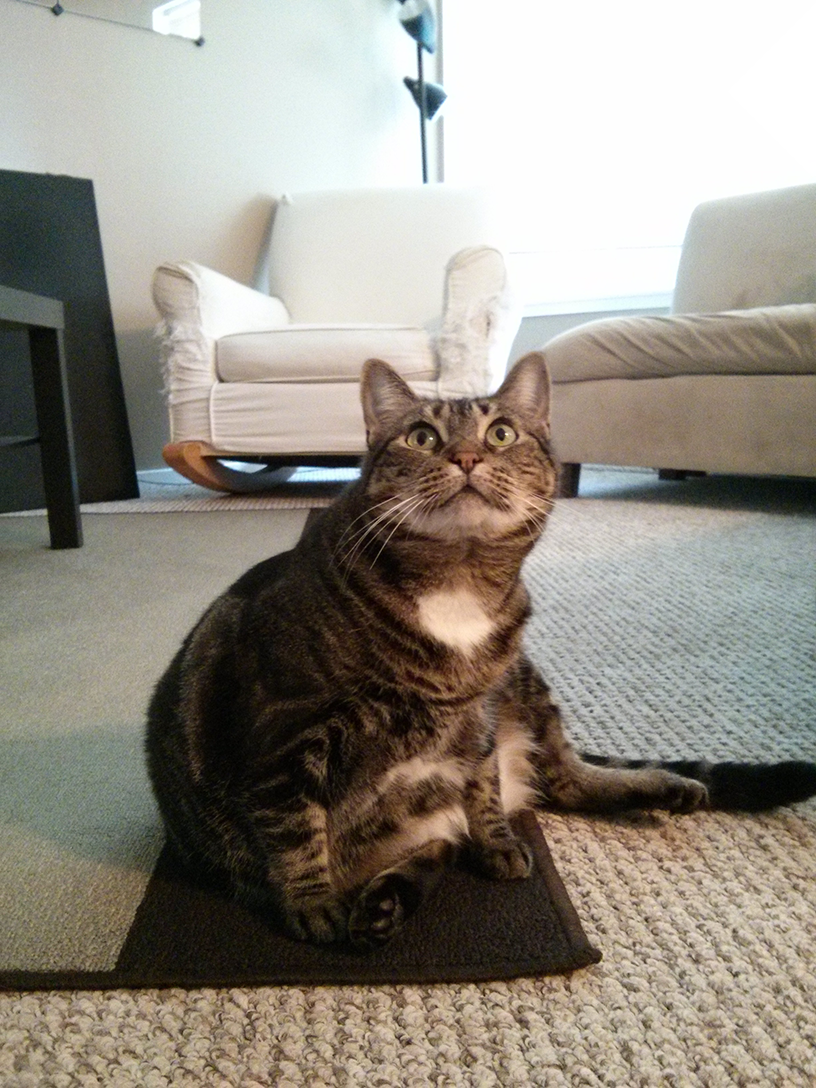
#> input picture ch17/zophie.png, 816 x 1088 px
$ python ch17.py
#> lines starting #> are read from the running program, lines starting #| are printed output that depends on the picture
from PIL import ImageColor, Image
print("Hello, world!")
# PIL = python imaging library
print('red: ' + str(ImageColor.getcolor('red','RGBA')))
# print('blue: ' + str(ImageColor.getcolor('blue','RGBA')))
# print('green: ' + str(ImageColor.getcolor('green','RGBA')))
# print('chocolate: ' + str(ImageColor.getcolor('chocolate','RGBA')))
filename = 'zophie.png'
print("filename: %s" % filename)
try:
	catIm = Image.open(filename)
#> catIm is the input picture: PIL image 816x1088 RGB; mean R, G, B 147, 141.1, 131.1
except ValueError:
	print("open of %s failed" % filename)
# [5 lines of commented-out code are left out]
faceIm = catIm.crop((355,345,565,560))
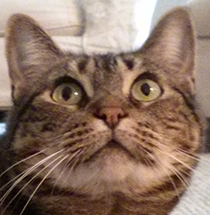
#> faceIm: PIL image 210x215 RGB; mean R, G, B 139.5, 114.2, 99.1
# [6 lines of commented-out code are left out]

catImWidth, catImHeight = catIm.size
#> catImWidth = 816; catImHeight = 1088
faceImWidth, faceImHeight = faceIm.size
#> faceImWidth = 210; faceImHeight = 215
catCopyTwo = catIm.copy()
for left in range(0, catImWidth, faceImWidth):
	for top in range(0, catImHeight, faceImHeight):
		print(left,top)
		catCopyTwo.paste(faceIm, (left,top))
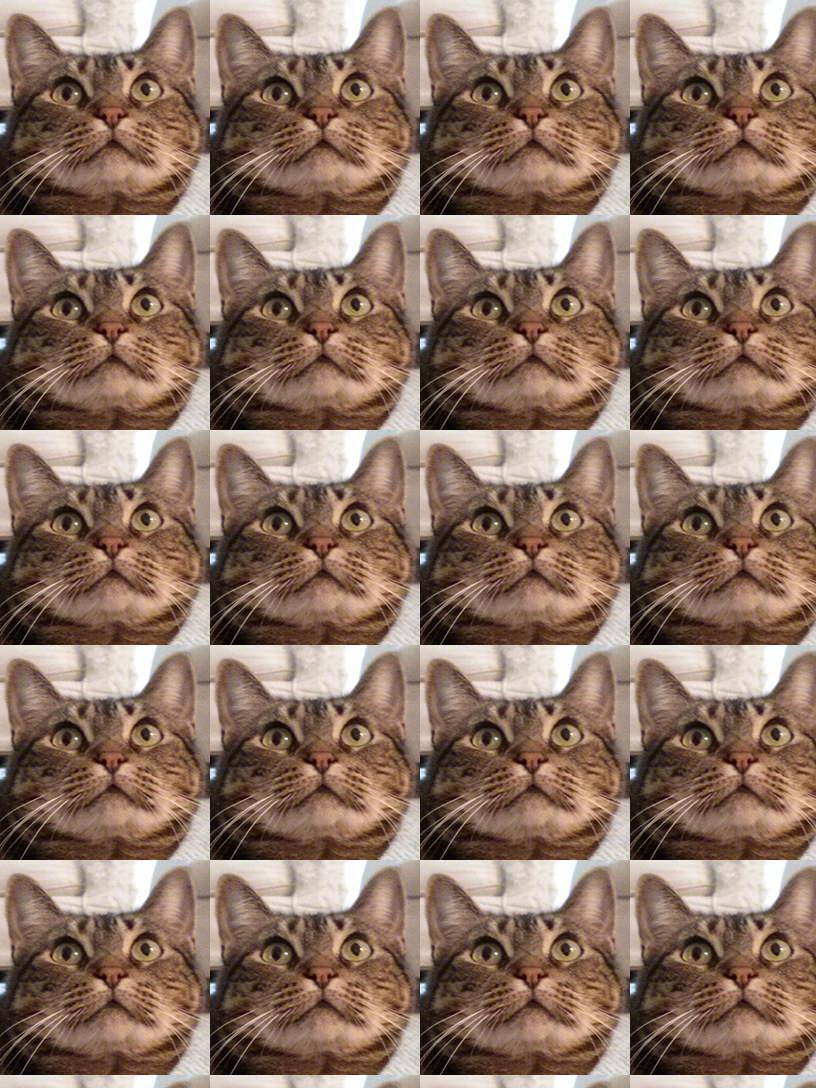
#> catCopyTwo: PIL image 816x1088 RGB; mean R, G, B 139.9, 114.6, 99.6
catCopyTwo.save('tiled.png')
